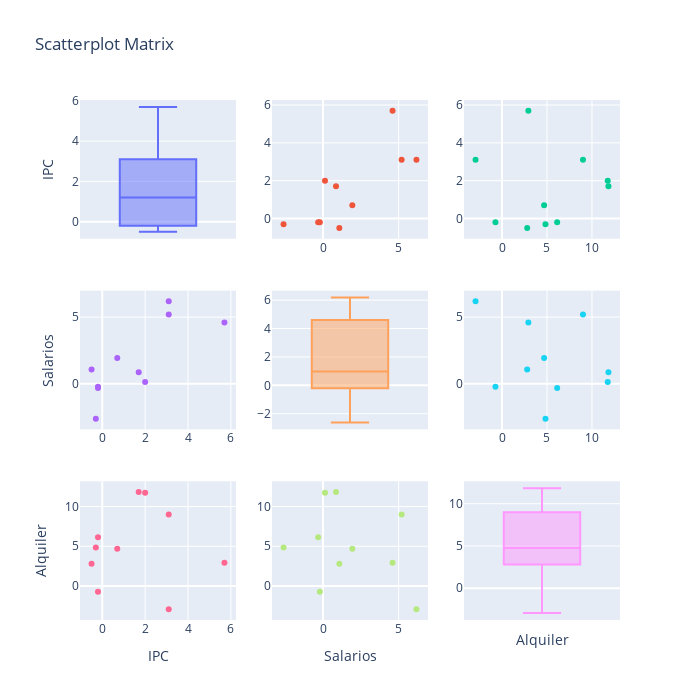

The notebook cell this image was saved under:
### Code cell
# import figure factory
import plotly.figure_factory as ff


# scatter matrix
fig = ff.create_scatterplotmatrix(salario_ipc_alquiler,
                                 diag = 'box',
                                #  index = salario_ipc_alquiler['Alquiler'],
                                 colormap = sns.diverging_palette(145, 280, s=85, l=25, n=7),
                                 height = 700,
                                 width = 700)


iplot(fig)
# fig.write_html("Scatterplot ipc, alquiler, salario.html")

### Figure 1 — Plotly figure (JSON) as saved in the notebook; plotly's stock layout.template omitted (floating-point values rounded to 4 significant figures)
{"data": [{"showlegend": false, "type": "box", "xaxis": "x", "y": [-0.2, -0.5, -0.2, 2, 1.7, 0.7, -0.3, 3.1, 5.7, 3.1], "yaxis": "y"}, {"marker": {"size": 6}, "mode": "markers", "showlegend": false, "type": "scatter", "x": [-0.21, 1.08, -0.32, 0.13, 0.86, 1.94, -2.61, 6.18, 4.6, 5.2], "xaxis": "x2", "y": [-0.2, -0.5, -0.2, 2, 1.7, 0.7, -0.3, 3.1, 5.7, 3.1], "yaxis": "y2"}, {"marker": {"size": 6}, "mode": "markers", "showlegend": false, "type": "scatter", "x": [-0.73, 2.8, 6.13, 11.75, 11.83, 4.68, 4.83, -2.94, 2.93, 9], "xaxis": "x3", "y": [-0.2, -0.5, -0.2, 2, 1.7, 0.7, -0.3, 3.1, 5.7, 3.1], "yaxis": "y3"}, {"marker": {"size": 6}, "mode": "markers", "showlegend": false, "type": "scatter", "x": [-0.2, -0.5, -0.2, 2, 1.7, 0.7, -0.3, 3.1, 5.7, 3.1], "xaxis": "x4", "y": [-0.21, 1.08, -0.32, 0.13, 0.86, 1.94, -2.61, 6.18, 4.6, 5.2], "yaxis": "y4"}, {"showlegend": false, "type": "box", "xaxis": "x5", "y": [-0.21, 1.08, -0.32, 0.13, 0.86, 1.94, -2.61, 6.18, 4.6, 5.2], "yaxis": "y5"}, {"marker": {"size": 6}, "mode": "markers", "showlegend": false, "type": "scatter", "x": [-0.73, 2.8, 6.13, 11.75, 11.83, 4.68, 4.83, -2.94, 2.93, 9], "xaxis": "x6", "y": [-0.21, 1.08, -0.32, 0.13, 0.86, 1.94, -2.61, 6.18, 4.6, 5.2], "yaxis": "y6"}, {"marker": {"size": 6}, "mode": "markers", "showlegend": false, "type": "scatter", "x": [-0.2, -0.5, -0.2, 2, 1.7, 0.7, -0.3, 3.1, 5.7, 3.1], "xaxis": "x7", "y": [-0.73, 2.8, 6.13, 11.75, 11.83, 4.68, 4.83, -2.94, 2.93, 9], "yaxis": "y7"}, {"marker": {"size": 6}, "mode": "markers", "showlegend": false, "type": "scatter", "x": [-0.21, 1.08, -0.32, 0.13, 0.86, 1.94, -2.61, 6.18, 4.6, 5.2], "xaxis": "x8", "y": [-0.73, 2.8, 6.13, 11.75, 11.83, 4.68, 4.83, -2.94, 2.93, 9], "yaxis": "y8"}, {"showlegend": false, "type": "box", "xaxis": "x9", "y": [-0.73, 2.8, 6.13, 11.75, 11.83, 4.68, 4.83, -2.94, 2.93, 9], "yaxis": "y9"}], "layout": {"height": 700, "showlegend": true, "title": {"text": "Scatterplot Matrix"}, "width": 700, "xaxis": {"anchor": "y", "domain": [0, 0.2889], "showticklabels": false}, "xaxis2": {"anchor": "y2", "domain": [0.3556, 0.6444]}, "xaxis3": {"anchor": "y3", "domain": [0.7111, 1]}, "xaxis4": {"anchor": "y4", "domain": [0, 0.2889]}, "xaxis5": {"anchor": "y5", "domain": [0.3556, 0.6444], "showticklabels": false}, "xaxis6": {"anchor": "y6", "domain": [0.7111, 1]}, "xaxis7": {"anchor": "y7", "domain": [0, 0.2889], "title": {"text": "IPC"}}, "xaxis8": {"anchor": "y8", "domain": [0.3556, 0.6444], "title": {"text": "Salarios"}}, "xaxis9": {"anchor": "y9", "domain": [0.7111, 1], "showticklabels": false, "title": {"text": "Alquiler"}}, "yaxis": {"anchor": "x", "domain": [0.7333, 1], "title": {"text": "IPC"}}, "yaxis2": {"anchor": "x2", "domain": [0.7333, 1]}, "yaxis3": {"anchor": "x3", "domain": [0.7333, 1]}, "yaxis4": {"anchor": "x4", "domain": [0.3667, 0.6333], "title": {"text": "Salarios"}}, "yaxis5": {"anchor": "x5", "domain": [0.3667, 0.6333]}, "yaxis6": {"anchor": "x6", "domain": [0.3667, 0.6333]}, "yaxis7": {"anchor": "x7", "domain": [0, 0.2667], "title": {"text": "Alquiler"}}, "yaxis8": {"anchor": "x8", "domain": [0, 0.2667]}, "yaxis9": {"anchor": "x9", "domain": [0, 0.2667]}}}
